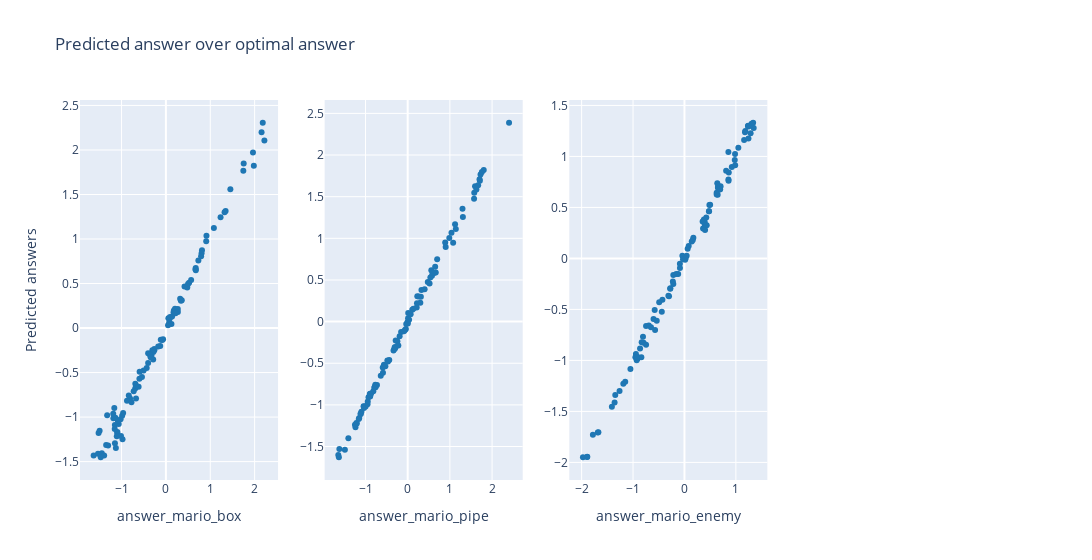

Notebook code for this chart:
### Code cell
fig = make_subplots(rows=1, cols=4)
for i, c in enumerate(const.ANSWER_COLS):
    fig.add_trace(go.Scatter(x=df_answers[c], y=df_answers_pred[f'{c}_pred'],
                        mode='markers',
                        marker_color='#1f77b4',
                        name=c), row=1, col=i+1)
    fig.update_xaxes(title_text=c, row=1, col=i+1)
fig.update_layout(title_text="Predicted answer over optimal answer", width=1500, showlegend=False)
fig.update_yaxes(title_text="Predicted answers", col=1)
fig.show()
